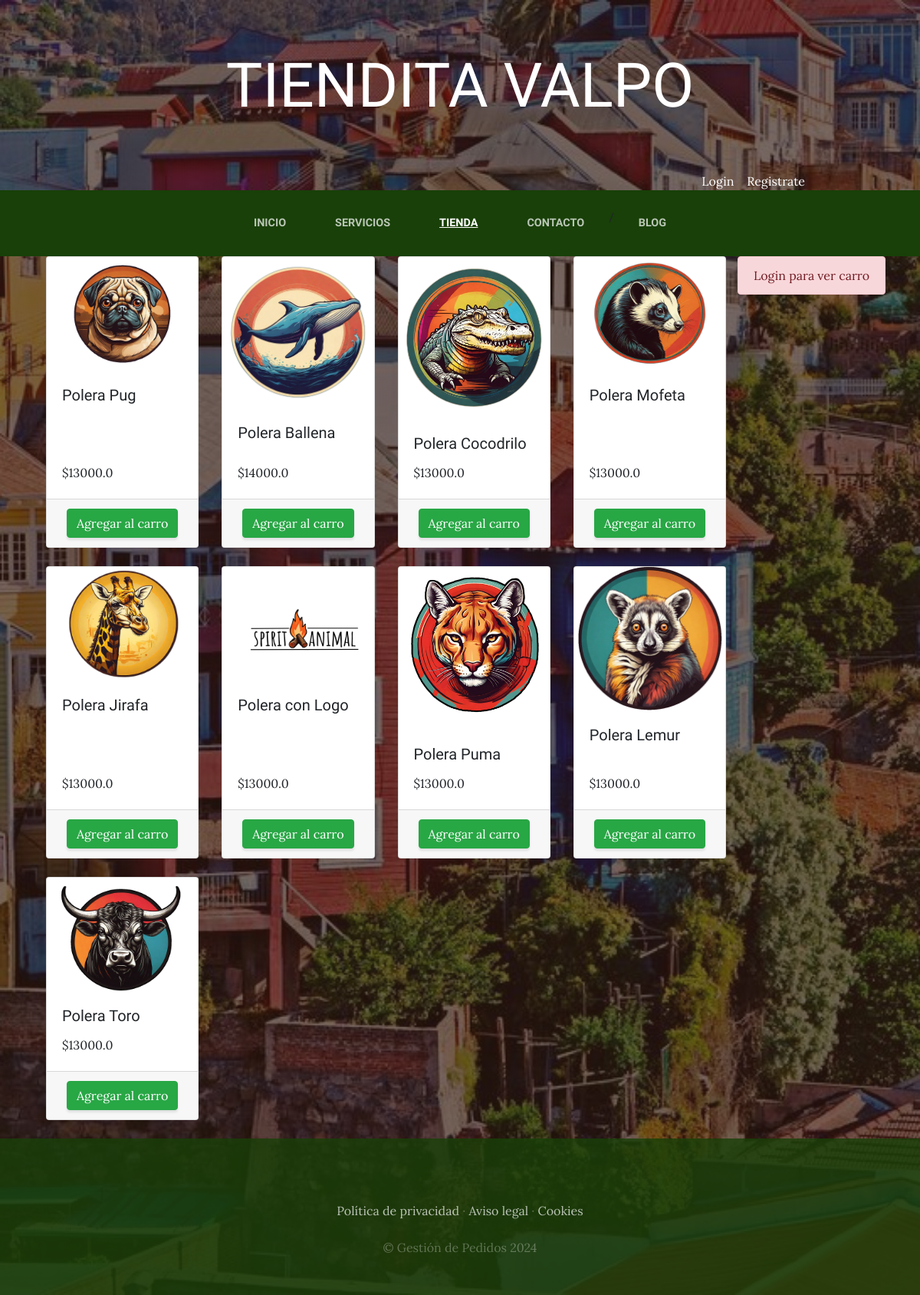
The app's page /tienda/ with its own data.
### tienda/models.py (models this page shows, shortened)
class Producto(models.Model):
    nombre=models.CharField(max_length=50)
    categoria=models.ForeignKey(CategoriaProducto, on_delete=models.CASCADE)
    descripcion=models.TextField(max_length=200)
    precio=models.FloatField()
    disponibilidad=models.BooleanField(default=True)
    imagen=models.ImageField(upload_to='tienda',null=True, blank=True)
    created=models.DateTimeField(auto_now_add=True)
    updated=models.DateTimeField(auto_now_add=True)
    class Meta():
        verbose_name='Producto'
        verbose_name_plural='Productos'

### tienda/views.py (the view)
# urls.py: path('tienda/', include('tienda.urls')),
def tienda(request):
    productos=Producto.objects.all()
    return render(request,'tienda/tienda.html',{'productos':productos})

### carro/context_processor.py (called while the page is built)
def importe_total_carro(request):
    total=0
    if request.user.is_authenticated:
        for key,value in request.session['carro'].items():
            total=total+float(value['precio'])
    return {"importe_total_carro":total}

### tienda/templates/tienda/tienda.html
{% extends "ProyectoWebApp/base.html" %}
{% load static %}
{% block content %}
<div class="container">
    <div style="float: right;">
        {% if request.user.is_authenticated %}
            {% include 'carro/widget.html' %}
        {% else %}
            <div class="alert alert-danger text-center">Login para ver carro</div>
        {% endif %}
    </div>
    <div class="row">
        {% for producto in productos %}
            <div class="col-12 col-sm-6 col-md-4 col-lg-3 mb-4 d-flex align-items-stretch">
                <div class="card h-100">
                    <img src="{{producto.imagen.url}}" class="card-img-top" alt="{{producto.nombre}}">
                    <div class="card-body d-flex flex-column">
                        <h5 class="card-title">{{producto.nombre}}</h5>
                        <p class="card-text mt-auto">${{producto.precio}}</p>
                    </div>
                    <div class="card-footer text-center">
                        <a href="{% url 'carro:agregar' producto.id %}" class="btn btn-success">Agregar al carro</a>
                    </div>
                </div>
            </div>
        {% endfor %}
    </div>
</div>
{% endblock %}

### ProyectoWebApp/templates/ProyectoWebApp/base.html (shortened to what this page needs)
<html>
<head>
{% load static%}
    <link href="{% static 'ProyectoWebApp/vendor/bootstrap/css/bootstrap.min.css' %}" rel="stylesheet">
    <link href="{% static 'ProyectoWebApp/css/gestion.css'%}" rel="stylesheet">
</head>
<body>
    <h1 class="site-heading text-center text-white d-none d-lg-block">
        <span class="site-heading-lower">Tiendita Valpo</span>
      </h1>
      <div style="text-align: right; margin-right: 150px; color: white;">
        {% if user.is_authenticated %}
          Hola, {{user.username}}&nbsp;&nbsp;&nbsp;<a href="{% url 'cerrar_sesion' %}" style="color: white;">Cerrar Sesion</a>
        {% else %}
          <a href="{% url 'logear' %}" style="color: white;">Login</a> &nbsp;&nbsp;&nbsp;<a href="{% url 'Autenticacion' %}" style="color: white;">Registrate</a>
        {% endif %}
      </div>
 <nav class="navbar navbar-expand-lg navbar-dark py-lg-4" id="mainNav">
    <div class="container">
      <div class="collapse navbar-collapse" id="navbarResponsive">
        <ul class="navbar-nav mx-auto">
          <li class="nav-item {%if request.path == '/' %} active {%endif%} px-lg-4">
            <a class="nav-link text-uppercase text-expanded" href={% url "Home" %}>Inicio</a>
          </li>
          <li class="nav-item {% if request.path == '/servicios/' %} active {% endif %} px-lg-4">
            <a class="nav-link text-uppercase text-expanded" href={% url "Servicio" %}>Servicios</a>
          </li>
          <li class="nav-item {% if request.path == '/tienda/' %} active {% endif %} px-lg-4">
            <a class="nav-link text-uppercase text-expanded" href={% url "Tienda" %}>Tienda</a>
          </li>
          <li class="nav-item {% if request.path == '/contacto/' %} active {% endif %} px-lg-4">
            <a class="nav-link text-uppercase text-expanded" href={% url "Contacto" %}>Contacto</a>
          </li>{% url "Home" %}
          <li class="nav-item {% if request.path|slice:':6' == '/blog/' %} active {% endif %} px-lg-4">
            <a class="nav-link text-uppercase text-expanded" href={% url "Blog" %}>Blog</a>
          </li>
        </ul>
      </div>
    </div>
  </nav>
    {% block content %}
    {% endblock %}
    <footer class="footer text-faded text-center py-5">
      <div class="container">
        <p class="m-0 mbt">
        	<a href="sample.html" class="link">Política de privacidad</a> ·
        	<a href="sample.html" class="link">Aviso legal</a> ·
        	<a href="sample.html" class="link">Cookies</a>
		</p>
        <p class="m-0 mbt1">&copy; Gestión de Pedidos 2024</p>
      </div>
	</footer>
</body>
</html>

### ProyectoWebApp/static/ProyectoWebApp/css/gestion.css (style rules this page uses)
body { font-family: 'Lora'; background: linear-gradient(rgba(47, 23, 15, 0.65), rgba(47, 23, 15, 0.65)), url("../img/Valparaiso.jpg"); background-attachment: fixed; background-position: center; background-size: cover; }
h1, h2, h3, h4, h5, h6 { font-family: 'Raleway'; }
p { line-height: 1.75; }
.text-faded { color: rgba(255, 255, 255, 0.3); }
.site-heading { margin-top: 5rem; margin-bottom: 5rem; text-transform: uppercase; line-height: 1; font-family: 'Raleway'; }
.site-heading .site-heading-lower { font-size: 5rem; font-weight: 100; line-height: 4rem; }
#mainNav { background-color: rgba(24, 64, 8); font-family: 'Raleway'; }
#mainNav .navbar-nav .nav-item .nav-link { color: rgba(255, 255, 255, 0.7); font-weight: 800; }
#mainNav .navbar-nav .nav-item.active .nav-link { color: #ffffff; text-decoration: underline; }
@media (min-width: 992px) { #mainNav .navbar-nav .nav-item .nav-link { font-size: 0.9rem; } }
.footer { background-color: rgba(24, 64, 8, 0.8); }
.btn { box-shadow: 0px 3px 3px 0px rgba(33, 37, 41, 0.1); }
.mbt { padding-top: 2rem; }
.mbt1 { padding-top: 1.25rem; }
a.link { color: rgba(255, 255, 255, 0.7); }

### records on screen
Producto: imagen (picture), nombre "Polera Pug", precio "13000.0"
Producto: imagen (picture), nombre "Polera Ballena", precio "14000.0"
Producto: imagen (picture), nombre "Polera Cocodrilo", precio "13000.0"
Producto: imagen (picture), nombre "Polera Mofeta", precio "13000.0"
Producto: imagen (picture), nombre "Polera Jirafa", precio "13000.0"
Producto: imagen (picture), nombre "Polera con Logo", precio "13000.0"
Producto: imagen (picture), nombre "Polera Puma", precio "13000.0"
Producto: imagen (picture), nombre "Polera Lemur", precio "13000.0"
Producto: imagen (picture), nombre "Polera Toro", precio "13000.0"
